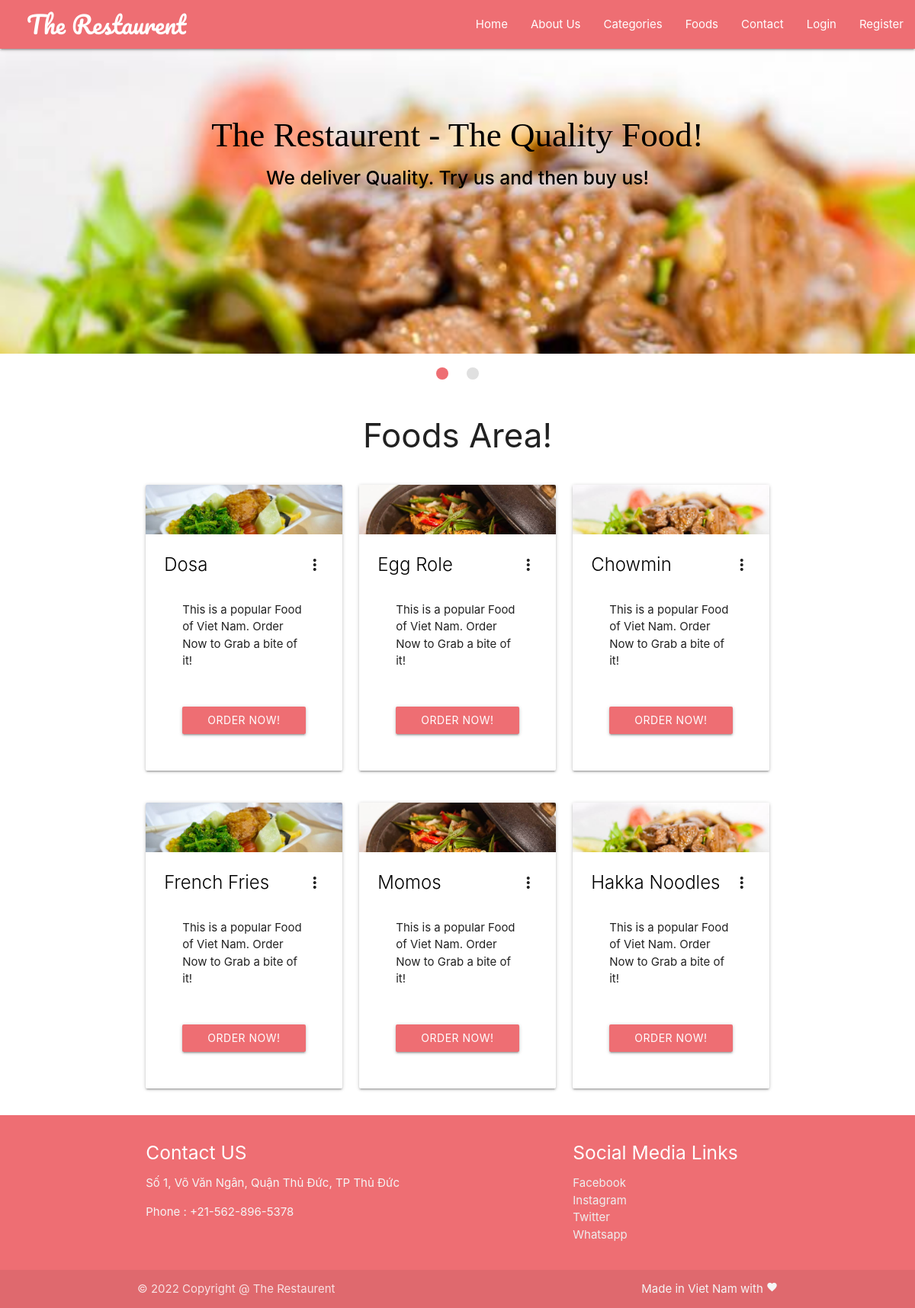
/Projects/foods.php, run on the app's committed database.
### tables this page shows
CREATE TABLE `food` (
  `id` int(11) NOT NULL,
  `cat_id` int(10) NOT NULL,
  `fname` varchar(50) NOT NULL,
  `description` varchar(250) NOT NULL
);

### Projects/chunks/foods.php (the view, shortened to what this page needs)
<?php
require('backends/connection-pdo.php');
if (isset($_REQUEST['id'])) {
	$sql = 'SELECT * FROM food WHERE cat_id = "' . $_REQUEST['id'] . '"';
} else {
	$sql = 'SELECT * FROM food';
}
$query  = $pdoconn->prepare($sql);
$query->execute();
$arr_all = $query->fetchAll(PDO::FETCH_ASSOC);
?>
<section class="fcategories">
	<div class="container">
		<div class="section white center">
			<h3 class="header">Foods Area!</h3>
		</div>
		<?php if (count($arr_all) == 0) {
			echo '<div class="section gray center" style="border: 1px solid black; border-radius: 5px;">
			<p class="header">Sorry No Categories to Display!</p>
		</div>';
		} else {  ?>
			<?php for ($i = 1; $i <= count($arr_all);) { ?>
				<div class="row">
					<?php for ($j = 1; $j <= 3; $j++) { ?>
						<div class="col s12 m4">
							<div class="card">
								<div class="card-image waves-effect waves-block waves-light">
									<img class="activator" src="images/banner<?php echo $j; ?>.jpg">
								</div>
								<div class="card-content">
									<span class="card-title activator grey-text text-darken-4"><a class="black-text" href=""><?php echo $arr_all[$i + $j - 2]['fname']; ?></a><i class="material-icons right">more_vert</i></span>
									<div class="card-content">
										<p>This is a popular Food of Viet Nam. Order Now to Grab a bite of it!</p>
									</div>
									<div class="card-content center">
										<a href="backends/order-food.php?id=<?php echo $arr_all[$i + $j - 2]['id']; ?>" style="background: #ee6e73;" class="btn waves-effect waves-block waves-light" href="">Order Now!</a>
									</div>
								</div>
							</div>
						</div>
					<?php } ?>
					<?php $i = $i + 3; ?>
				</div>
		<?php
			}
		}
		?>
	</div>
</section>

### data on the page
food: fname "Dosa"
food: fname "Egg Role"
food: fname "Chowmin"
food: fname "French Fries"
food: fname "Momos"
food: fname "Hakka Noodles"
